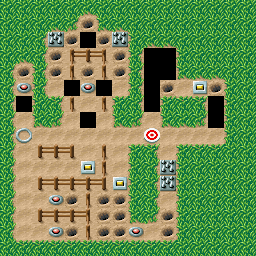

The image is a tile-based game level rendered from a .tmx file. Its description and source (layers, tilesets, objects; grid data summarised) follow:
An orthogonal 16x16 tile map with 16x16 px tiles, 3 tile layers (Grass, Ground, Wall), 2 tilesets and 87 objects (21x Carrot, 4x Trap, 2x Convertor_Down, 2x Convertor_Up, 2x Convertor_Right, ...).

<map version="1.10" tiledversion="1.10.2" orientation="orthogonal" renderorder="right-down" width="16" height="16" tilewidth="16" tileheight="16" infinite="0" nextlayerid="347" nextobjectid="1190">
 <properties>
  <property name="excalibur" type="bool" value="true" />
 </properties>
 <tileset firstgid="1" name="tileset" tilewidth="16" tileheight="16" tilecount="48" columns="8">
  <image source="1level.png" width="128" height="96" />
 </tileset>
 <tileset firstgid="49" name="tile_finish" tilewidth="16" tileheight="16" tilecount="4" columns="4">
  <image source="tile_finish.png" width="64" height="16" />
  <tile id="0">
   <animation>
    <frame tileid="0" duration="90" />
    <frame tileid="1" duration="90" />
    <frame tileid="2" duration="90" />
    <frame tileid="3" duration="90" />
   </animation>
  </tile>
 </tileset>
 <layer id="317" name="Grass" width="16" height="16">
  <data>[256 cells, 72 non-empty, 1 distinct tile ids]</data>
 </layer>
 <layer id="318" name="Ground" width="16" height="16">
  <data>[256 cells, 71 non-empty, 7 distinct tile ids]</data>
 </layer>
 <layer id="319" name="Wall" width="16" height="16">
  <data>[256 cells, 100 non-empty, 15 distinct tile ids]</data>
 </layer>
 <objectgroup id="320" name="Carrots">
  <object id="1099" name="Carrot" gid="20" x="208" y="96" width="16" height="16">
   <properties>
    <property name="CollisionType" value="Passive" />
   </properties>
  </object>
  <object id="1100" name="Carrot" gid="20" x="160" y="96" width="16" height="16">
   <properties>
    <property name="CollisionType" value="Passive" />
   </properties>
  </object>
  <object id="1101" name="Carrot" gid="20" x="112" y="80" width="16" height="16">
   <properties>
    <property name="CollisionType" value="Passive" />
   </properties>
  </object>
  <object id="1102" name="Carrot" gid="20" x="112" y="64" width="16" height="16">
   <properties>
    <property name="CollisionType" value="Passive" />
   </properties>
  </object>
  <object id="1103" name="Carrot" gid="20" x="96" y="48" width="16" height="16">
   <properties>
    <property name="CollisionType" value="Passive" />
   </properties>
  </object>
  <object id="1104" name="Carrot" gid="20" x="80" y="32" width="16" height="16">
   <properties>
    <property name="CollisionType" value="Passive" />
   </properties>
  </object>
  <object id="1105" name="Carrot" gid="20" x="64" y="48" width="16" height="16">
   <properties>
    <property name="CollisionType" value="Passive" />
   </properties>
  </object>
  <object id="1106" name="Carrot" gid="20" x="48" y="64" width="16" height="16">
   <properties>
    <property name="CollisionType" value="Passive" />
   </properties>
  </object>
  <object id="1107" name="Carrot" gid="20" x="48" y="80" width="16" height="16">
   <properties>
    <property name="CollisionType" value="Passive" />
   </properties>
  </object>
  <object id="1108" name="Carrot" gid="20" x="80" y="80" width="16" height="16">
   <properties>
    <property name="CollisionType" value="Passive" />
   </properties>
  </object>
  <object id="1109" name="Carrot" gid="20" x="16" y="80" width="16" height="16">
   <properties>
    <property name="CollisionType" value="Passive" />
   </properties>
  </object>
  <object id="1110" name="Carrot" gid="20" x="160" y="224" width="16" height="16">
   <properties>
    <property name="CollisionType" value="Passive" />
   </properties>
  </object>
  <object id="1111" name="Carrot" gid="20" x="160" y="240" width="16" height="16">
   <properties>
    <property name="CollisionType" value="Passive" />
   </properties>
  </object>
  <object id="1112" name="Carrot" gid="20" x="112" y="208" width="16" height="16">
   <properties>
    <property name="CollisionType" value="Passive" />
   </properties>
  </object>
  <object id="1113" name="Carrot" gid="20" x="96" y="208" width="16" height="16">
   <properties>
    <property name="CollisionType" value="Passive" />
   </properties>
  </object>
  <object id="1114" name="Carrot" gid="20" x="112" y="224" width="16" height="16">
   <properties>
    <property name="CollisionType" value="Passive" />
   </properties>
  </object>
  <object id="1115" name="Carrot" gid="20" x="96" y="224" width="16" height="16">
   <properties>
    <property name="CollisionType" value="Passive" />
   </properties>
  </object>
  <object id="1116" name="Carrot" gid="20" x="112" y="240" width="16" height="16">
   <properties>
    <property name="CollisionType" value="Passive" />
   </properties>
  </object>
  <object id="1117" name="Carrot" gid="20" x="96" y="240" width="16" height="16">
   <properties>
    <property name="CollisionType" value="Passive" />
   </properties>
  </object>
  <object id="1118" name="Carrot" gid="20" x="64" y="240" width="16" height="16">
   <properties>
    <property name="CollisionType" value="Passive" />
   </properties>
  </object>
  <object id="1119" name="Carrot" gid="20" x="64" y="208" width="16" height="16">
   <properties>
    <property name="CollisionType" value="Passive" />
   </properties>
  </object>
 </objectgroup>
 <objectgroup id="321" name="Traps">
  <object id="1120" name="Trap" gid="31" x="160" y="176" width="16" height="16">
   <properties>
    <property name="CollisionType" value="Passive" />
   </properties>
  </object>
  <object id="1121" name="Trap" gid="31" x="160" y="192" width="16" height="16">
   <properties>
    <property name="CollisionType" value="Passive" />
   </properties>
  </object>
  <object id="1122" name="Trap" gid="31" x="112" y="48" width="16" height="16">
   <properties>
    <property name="CollisionType" value="Passive" />
   </properties>
  </object>
  <object id="1123" name="Trap" gid="31" x="48" y="48" width="16" height="16">
   <properties>
    <property name="CollisionType" value="Passive" />
   </properties>
  </object>
 </objectgroup>
 <objectgroup id="322" name="2_Rotate">
  <properties>
   <property name="array" value="2_Rotate_1_Y=Y,2_Rotate_1_X=X" />
   <property name="coords" value="2x14" />
   <property name="excalibur" type="bool" value="true" />
   <property name="state" value="X" />
   <property name="x" value="2" />
   <property name="y" value="14" />
  </properties>
  <object id="1125" name="2_Rotate_1_Y" gid="30" x="32" y="240" width="16" height="16" />
  <object id="1124" name="2_Rotate_1_X" gid="29" x="32" y="240" width="16" height="16">
   <properties>
    <property name="CollisionType" value="Passive" />
   </properties>
  </object>
 </objectgroup>
 <objectgroup id="323" name="2_Rotate">
  <properties>
   <property name="array" value="2_Rotate_2_Y=Y,2_Rotate_2_X=X" />
   <property name="coords" value="2x12" />
   <property name="excalibur" type="bool" value="true" />
   <property name="state" value="X" />
   <property name="x" value="2" />
   <property name="y" value="12" />
  </properties>
  <object id="1126" name="2_Rotate_2_Y" gid="30" x="32" y="208" width="16" height="16" />
  <object id="1127" name="2_Rotate_2_X" gid="29" x="32" y="208" width="16" height="16">
   <properties>
    <property name="CollisionType" value="Passive" />
   </properties>
  </object>
 </objectgroup>
 <objectgroup id="324" name="2_Rotate">
  <properties>
   <property name="array" value="2_Rotate_3_Y=Y,2_Rotate_3_X=X" />
   <property name="coords" value="2x10" />
   <property name="excalibur" type="bool" value="true" />
   <property name="state" value="Y" />
   <property name="x" value="2" />
   <property name="y" value="10" />
  </properties>
  <object id="1129" name="2_Rotate_3_X" gid="29" x="32" y="176" width="16" height="16">
   <properties>
    <property name="CollisionType" value="Passive" />
   </properties>
  </object>
  <object id="1128" name="2_Rotate_3_Y" gid="30" x="32" y="176" width="16" height="16" />
 </objectgroup>
 <objectgroup id="325" name="2_Rotate">
  <properties>
   <property name="array" value="2_Rotate_4_Y=Y,2_Rotate_4_X=X" />
   <property name="coords" value="5x9" />
   <property name="excalibur" type="bool" value="true" />
   <property name="state" value="Y" />
   <property name="x" value="5" />
   <property name="y" value="9" />
  </properties>
  <object id="1130" name="2_Rotate_4_X" gid="29" x="80" y="160" width="16" height="16">
   <properties>
    <property name="CollisionType" value="Passive" />
   </properties>
  </object>
  <object id="1131" name="2_Rotate_4_Y" gid="30" x="80" y="160" width="16" height="16" />
 </objectgroup>
 <objectgroup id="326" name="2_Rotate">
  <properties>
   <property name="array" value="2_Rotate_5_Y=Y,2_Rotate_5_X=X" />
   <property name="coords" value="7x9" />
   <property name="excalibur" type="bool" value="true" />
   <property name="state" value="X" />
   <property name="x" value="7" />
   <property name="y" value="9" />
  </properties>
  <object id="1133" name="2_Rotate_5_Y" gid="30" x="112" y="160" width="16" height="16" />
  <object id="1132" name="2_Rotate_5_X" gid="29" x="112" y="160" width="16" height="16">
   <properties>
    <property name="CollisionType" value="Passive" />
   </properties>
  </object>
 </objectgroup>
 <objectgroup id="327" name="2_Rotate">
  <properties>
   <property name="array" value="2_Rotate_6_Y=Y,2_Rotate_6_X=X" />
   <property name="coords" value="10x9" />
   <property name="excalibur" type="bool" value="true" />
   <property name="state" value="Y" />
   <property name="x" value="10" />
   <property name="y" value="9" />
  </properties>
  <object id="1135" name="2_Rotate_6_X" gid="29" x="160" y="160" width="16" height="16">
   <properties>
    <property name="CollisionType" value="Passive" />
   </properties>
  </object>
  <object id="1134" name="2_Rotate_6_Y" gid="30" x="160" y="160" width="16" height="16" />
 </objectgroup>
 <objectgroup id="328" name="2_Rotate">
  <properties>
   <property name="array" value="2_Rotate_7_Y=Y,2_Rotate_7_X=X" />
   <property name="coords" value="11x5" />
   <property name="excalibur" type="bool" value="true" />
   <property name="state" value="X" />
   <property name="x" value="11" />
   <property name="y" value="5" />
  </properties>
  <object id="1137" name="2_Rotate_7_Y" gid="30" x="176" y="96" width="16" height="16" />
  <object id="1136" name="2_Rotate_7_X" gid="29" x="176" y="96" width="16" height="16">
   <properties>
    <property name="CollisionType" value="Passive" />
   </properties>
  </object>
 </objectgroup>
 <objectgroup id="329" name="2_Rotate">
  <properties>
   <property name="array" value="2_Rotate_8_Y=Y,2_Rotate_8_X=X" />
   <property name="coords" value="10x4" />
   <property name="excalibur" type="bool" value="true" />
   <property name="state" value="Y" />
   <property name="x" value="10" />
   <property name="y" value="4" />
  </properties>
  <object id="1139" name="2_Rotate_8_X" gid="29" x="160" y="80" width="16" height="16">
   <properties>
    <property name="CollisionType" value="Passive" />
   </properties>
  </object>
  <object id="1138" name="2_Rotate_8_Y" gid="30" x="160" y="80" width="16" height="16" />
 </objectgroup>
 <objectgroup id="330" name="2_Rotate">
  <properties>
   <property name="array" value="2_Rotate_9_Y=Y,2_Rotate_9_X=X" />
   <property name="coords" value="9x4" />
   <property name="excalibur" type="bool" value="true" />
   <property name="state" value="Y" />
   <property name="x" value="9" />
   <property name="y" value="4" />
  </properties>
  <object id="1141" name="2_Rotate_9_X" gid="29" x="144" y="80" width="16" height="16">
   <properties>
    <property name="CollisionType" value="Passive" />
   </properties>
  </object>
  <object id="1142" name="2_Rotate_9_Y" gid="30" x="144" y="80" width="16" height="16" />
 </objectgroup>
 <objectgroup id="331" name="2_Rotate">
  <properties>
   <property name="array" value="2_Rotate_10_Y=Y,2_Rotate_10_X=X" />
   <property name="coords" value="9x5" />
   <property name="excalibur" type="bool" value="true" />
   <property name="state" value="Y" />
   <property name="x" value="9" />
   <property name="y" value="5" />
  </properties>
  <object id="1143" name="2_Rotate_10_X" gid="29" x="144" y="96" width="16" height="16">
   <properties>
    <property name="CollisionType" value="Passive" />
   </properties>
  </object>
  <object id="1144" name="2_Rotate_10_Y" gid="30" x="144" y="96" width="16" height="16" />
 </objectgroup>
 <objectgroup id="332" name="2_Rotate">
  <properties>
   <property name="array" value="2_Rotate_11_Y=Y,2_Rotate_11_X=X" />
   <property name="coords" value="9x6" />
   <property name="excalibur" type="bool" value="true" />
   <property name="state" value="X" />
   <property name="x" value="9" />
   <property name="y" value="6" />
  </properties>
  <object id="1146" name="2_Rotate_11_Y" gid="30" x="144" y="112" width="16" height="16" />
  <object id="1145" name="2_Rotate_11_X" gid="29" x="144" y="112" width="16" height="16">
   <properties>
    <property name="CollisionType" value="Passive" />
   </properties>
  </object>
 </objectgroup>
 <objectgroup id="333" name="2_Rotate">
  <properties>
   <property name="array" value="2_Rotate_12_Y=Y,2_Rotate_12_X=X" />
   <property name="coords" value="1x6" />
   <property name="excalibur" type="bool" value="true" />
   <property name="state" value="X" />
   <property name="x" value="1" />
   <property name="y" value="6" />
  </properties>
  <object id="1147" name="2_Rotate_12_Y" gid="30" x="16" y="112" width="16" height="16" />
  <object id="1148" name="2_Rotate_12_X" gid="29" x="16" y="112" width="16" height="16">
   <properties>
    <property name="CollisionType" value="Passive" />
   </properties>
  </object>
 </objectgroup>
 <objectgroup id="334" name="Camera">
  <object id="1149" name="player-start" x="24" y="136">
   <point />
  </object>
 </objectgroup>
 <objectgroup id="335" name="Finish">
  <object id="1150" name="Finish" gid="45" x="144" y="144" width="16" height="16">
   <properties>
    <property name="CollisionType" value="Passive" />
   </properties>
  </object>
 </objectgroup>
 <objectgroup id="336" name="4_Rotate">
  <properties>
   <property name="array" value="4_Rotate_1_1=1,4_Rotate_1_2=2,4_Rotate_1_3=3,4_Rotate_1_4=4" />
   <property name="coords" value="9x3" />
   <property name="excalibur" type="bool" value="true" />
   <property name="state" value="1" />
   <property name="x" value="9" />
   <property name="y" value="3" />
  </properties>
  <object id="1152" name="4_Rotate_1_2" gid="26" x="144" y="64" width="16" height="16" />
  <object id="1153" name="4_Rotate_1_3" gid="27" x="144" y="64" width="16" height="16" />
  <object id="1155" name="4_Rotate_1_4" gid="28" x="144" y="64" width="16" height="16" />
  <object id="1151" name="4_Rotate_1_1" gid="25" x="144" y="64" width="16" height="16">
   <properties>
    <property name="CollisionType" value="Passive" />
   </properties>
  </object>
 </objectgroup>
 <objectgroup id="338" name="4_Rotate">
  <properties>
   <property name="array" value="4_Rotate_2_1=1,4_Rotate_2_2=2,4_Rotate_2_3=3,4_Rotate_2_4=4" />
   <property name="coords" value="10x3" />
   <property name="excalibur" type="bool" value="true" />
   <property name="state" value="2" />
   <property name="x" value="10" />
   <property name="y" value="3" />
  </properties>
  <object id="1157" name="4_Rotate_2_3" gid="27" x="160" y="64" width="16" height="16" />
  <object id="1158" name="4_Rotate_2_4" gid="28" x="160" y="64" width="16" height="16" />
  <object id="1159" name="4_Rotate_2_1" gid="25" x="160" y="64" width="16" height="16">
   <properties>
    <property name="CollisionType" value="Passive" />
   </properties>
  </object>
  <object id="1156" name="4_Rotate_2_2" gid="26" x="160" y="64" width="16" height="16" />
 </objectgroup>
 <objectgroup id="339" name="4_Rotate">
  <properties>
   <property name="array" value="4_Rotate_3_1=1,4_Rotate_3_2=2,4_Rotate_3_3=3,4_Rotate_3_4=4" />
   <property name="coords" value="5x2" />
   <property name="excalibur" type="bool" value="true" />
   <property name="state" value="3" />
   <property name="x" value="5" />
   <property name="y" value="2" />
  </properties>
  <object id="1161" name="4_Rotate_3_4" gid="28" x="80" y="48" width="16" height="16" />
  <object id="1162" name="4_Rotate_3_1" gid="25" x="80" y="48" width="16" height="16">
   <properties>
    <property name="CollisionType" value="Passive" />
   </properties>
  </object>
  <object id="1163" name="4_Rotate_3_2" gid="26" x="80" y="48" width="16" height="16" />
  <object id="1160" name="4_Rotate_3_3" gid="27" x="80" y="48" width="16" height="16" />
 </objectgroup>
 <objectgroup id="340" name="4_Rotate">
  <properties>
   <property name="array" value="4_Rotate_4_1=1,4_Rotate_4_2=2,4_Rotate_4_3=3,4_Rotate_4_4=4" />
   <property name="coords" value="5x7" />
   <property name="excalibur" type="bool" value="true" />
   <property name="state" value="3" />
   <property name="x" value="5" />
   <property name="y" value="7" />
  </properties>
  <object id="1164" name="4_Rotate_4_4" gid="28" x="80" y="128" width="16" height="16" />
  <object id="1165" name="4_Rotate_4_1" gid="25" x="80" y="128" width="16" height="16">
   <properties>
    <property name="CollisionType" value="Passive" />
   </properties>
  </object>
  <object id="1166" name="4_Rotate_4_2" gid="26" x="80" y="128" width="16" height="16" />
  <object id="1167" name="4_Rotate_4_3" gid="27" x="80" y="128" width="16" height="16" />
 </objectgroup>
 <objectgroup id="341" name="Convertor">
  <object id="1172" name="Convertor_Down" gid="44" x="208" y="112" width="16" height="16" />
  <object id="1173" name="Convertor_Down" gid="44" x="208" y="128" width="16" height="16" />
  <object id="1168" name="Convertor_Up" gid="43" x="208" y="112" width="16" height="16">
   <properties>
    <property name="CollisionType" value="Passive" />
   </properties>
  </object>
  <object id="1169" name="Convertor_Up" gid="43" x="208" y="128" width="16" height="16">
   <properties>
    <property name="CollisionType" value="Passive" />
   </properties>
  </object>
  <object id="1176" name="Convertor_Right" gid="42" x="64" y="96" width="16" height="16" />
  <object id="1177" name="Convertor_Right" gid="42" x="96" y="96" width="16" height="16" />
  <object id="1174" name="Convertor_Left" gid="41" x="96" y="96" width="16" height="16">
   <properties>
    <property name="CollisionType" value="Passive" />
   </properties>
  </object>
  <object id="1175" name="Convertor_Left" gid="41" x="64" y="96" width="16" height="16">
   <properties>
    <property name="CollisionType" value="Passive" />
   </properties>
  </object>
 </objectgroup>
 <objectgroup id="343" name="Locks">
  <object id="1178" name="Lock_Yellow" gid="36" x="112" y="96" width="16" height="16">
   <properties>
    <property name="CollisionType" value="Passive" />
   </properties>
  </object>
  <object id="1179" name="Lock_Silver" gid="34" x="176" y="144" width="16" height="16">
   <properties>
    <property name="CollisionType" value="Passive" />
   </properties>
  </object>
 </objectgroup>
 <objectgroup id="344" name="Keys">
  <object id="1180" name="Key_Yellow" gid="35" x="64" y="176" width="16" height="16">
   <properties>
    <property name="CollisionType" value="Passive" />
   </properties>
  </object>
  <object id="1181" name="Key_Silver" gid="33" x="48" y="96" width="16" height="16">
   <properties>
    <property name="CollisionType" value="Passive" />
   </properties>
  </object>
 </objectgroup>
 <objectgroup id="345" name="RotateButtons">
  <properties>
   <property name="array" value="RotateButton1=true,RotateButton2=true,RotateButton3=true,RotateButton4=false,RotateButton5=true" />
  </properties>
  <object id="1182" name="RotateButton5" gid="23" x="128" y="240" width="16" height="16" />
  </objectgroup>
 <objectgroup id="346" name="ConvertorButtons">
  <properties>
   <property name="array" value="ConvertorButton1=true,ConvertorButton2=true,ConvertorButton3=false" />
  </properties>
  <!-- 3 objects omitted --></objectgroup>
</map>
<!-- 7 of 87 objects omitted -->
